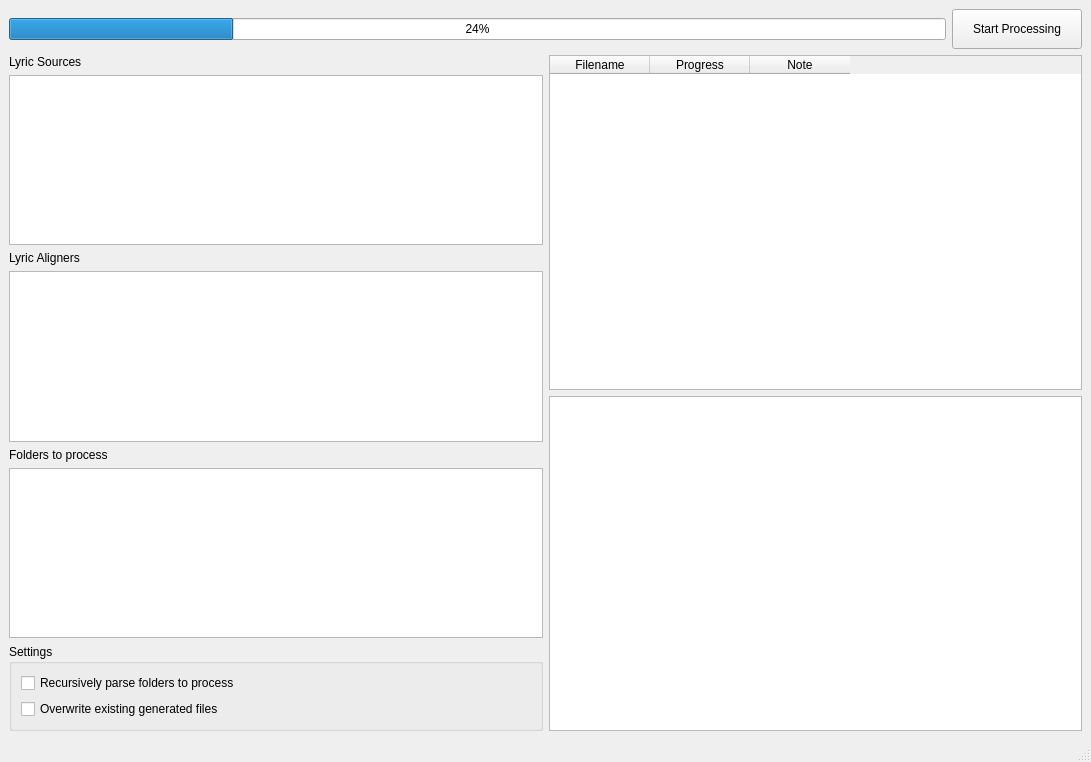
<?xml version="1.0" encoding="UTF-8"?>
<ui version="4.0">
 <class>MainWindow</class>
 <widget class="QMainWindow" name="MainWindow">
  <property name="geometry">
   <rect>
    <x>0</x>
    <y>0</y>
    <width>1091</width>
    <height>762</height>
   </rect>
  </property>
  <property name="windowTitle">
   <string>MainWindow</string>
  </property>
  <widget class="QWidget" name="centralwidget">
   <layout class="QVBoxLayout" name="verticalLayout">
    <item>
     <layout class="QHBoxLayout" name="horizontalLayout">
      <item>
       <widget class="QProgressBar" name="progressBar_overall">
        <property name="value">
         <number>24</number>
        </property>
        <property name="alignment">
         <set>Qt::AlignCenter</set>
        </property>
       </widget>
      </item>
      <item>
       <widget class="QPushButton" name="pushButton_start_processing">
        <property name="minimumSize">
         <size>
          <width>130</width>
          <height>40</height>
         </size>
        </property>
        <property name="text">
         <string>Start Processing</string>
        </property>
       </widget>
      </item>
     </layout>
    </item>
    <item>
     <layout class="QHBoxLayout" name="horizontalLayout_2">
      <item>
       <layout class="QVBoxLayout" name="verticalLayout_3">
        <item>
         <widget class="QLabel" name="label">
          <property name="text">
           <string>Lyric Sources</string>
          </property>
         </widget>
        </item>
        <item>
         <widget class="QListWidget" name="listWidget_lyricSources"/>
        </item>
        <item>
         <widget class="QLabel" name="label_2">
          <property name="text">
           <string>Lyric Aligners</string>
          </property>
         </widget>
        </item>
        <item>
         <widget class="QListWidget" name="listWidget_lyricAligners"/>
        </item>
        <item>
         <widget class="QLabel" name="label_3">
          <property name="text">
           <string>Folders to process</string>
          </property>
         </widget>
        </item>
        <item>
         <widget class="QListWidget" name="listWidget_localDataSources"/>
        </item>
        <item>
         <widget class="QGroupBox" name="groupBox">
          <property name="title">
           <string>Settings</string>
          </property>
          <layout class="QVBoxLayout" name="verticalLayout_4">
           <item>
            <widget class="QCheckBox" name="checkBox_recursively_parse_folders_to_process">
             <property name="text">
              <string>Recursively parse folders to process</string>
             </property>
             <property name="checked">
              <bool>false</bool>
             </property>
            </widget>
           </item>
           <item>
            <widget class="QCheckBox" name="checkBox_overwrite_existing_generated_files">
             <property name="text">
              <string>Overwrite existing generated files</string>
             </property>
            </widget>
           </item>
          </layout>
         </widget>
        </item>
       </layout>
      </item>
      <item>
       <layout class="QVBoxLayout" name="verticalLayout_2">
        <item>
         <widget class="QTableWidget" name="tableWidget_songs_processed">
          <column>
           <property name="text">
            <string>Filename</string>
           </property>
          </column>
          <column>
           <property name="text">
            <string>Progress</string>
           </property>
          </column>
          <column>
           <property name="text">
            <string>Note</string>
           </property>
          </column>
         </widget>
        </item>
        <item>
         <widget class="QPlainTextEdit" name="plainTextEdit_log">
          <property name="readOnly">
           <bool>true</bool>
          </property>
         </widget>
        </item>
       </layout>
      </item>
     </layout>
    </item>
   </layout>
  </widget>
  <widget class="QMenuBar" name="menubar">
   <property name="geometry">
    <rect>
     <x>0</x>
     <y>0</y>
     <width>1091</width>
     <height>22</height>
    </rect>
   </property>
  </widget>
  <widget class="QStatusBar" name="statusbar"/>
 </widget>
 <resources/>
 <connections/>
</ui>
